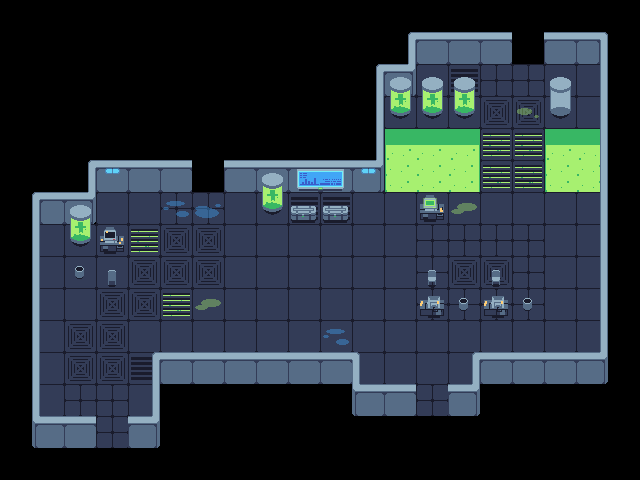

Below is a game level as drawn by its tile map, then a one-line description and the .tmx that defines it (tile-layer data replaced by summaries):
An orthogonal 20x15 tile map with 32x32 px tiles, 4 tile layers (floor, floorDecoration, walls, props), 4 tilesets and 51 objects (4x Door, 3x Spawner, 2x Trap, ExplosionEffect, RobotSpawn, ...).

<map version="1.10" tiledversion="1.11.2" orientation="orthogonal" renderorder="right-down" width="20" height="15" tilewidth="32" tileheight="32" infinite="0" nextlayerid="11" nextobjectid="109">
 <tileset firstgid="1" source="tileset_ebene2.tsx" />
 <tileset firstgid="852" source="props_and_items_ebene2.tsx" />
 <tileset firstgid="1380" source="Beartrap.tsx" />
 <tileset firstgid="1384" source="ExplosionEffect.tsx" />
 <layer id="3" name="floor" width="20" height="15">
  <data>[300 cells, 132 non-empty, 11 distinct tile ids]</data>
 </layer>
 <layer id="10" name="floorDecoration" width="20" height="15">
  <data>[300 cells, 6 non-empty, 4 distinct tile ids]</data>
 </layer>
 <layer id="1" name="walls" width="20" height="15">
  <data>[300 cells, 56 non-empty, 13 distinct tile ids]</data>
 </layer>
 <layer id="2" name="props" width="20" height="15">
  <data>[300 cells, 28 non-empty, 14 distinct tile ids]</data>
 </layer>
 <objectgroup id="6" name="Collisions">
  <object id="4" x="408" y="56" width="200" height="8" />
  <object id="5" x="408" y="64" width="8" height="24" />
  <object id="6" x="376" y="88" width="40" height="8" />
  <object id="7" x="376" y="96" width="8" height="88" />
  <object id="8" x="88" y="184" width="296" height="8" />
  <object id="9" x="88" y="192" width="8" height="24" />
  <object id="10" x="32" y="216" width="64" height="8" />
  <object id="11" x="32" y="224" width="8" height="216" />
  <object id="12" x="32" y="440" width="128" height="8" />
  <object id="13" x="152" y="384" width="8" height="56" />
  <object id="14" x="152" y="376" width="208" height="8" />
  <object id="15" x="352" y="384" width="8" height="24" />
  <object id="16" x="352" y="408" width="128" height="8" />
  <object id="17" x="472" y="384" width="8" height="24" />
  <object id="18" x="472" y="376" width="136" height="8" />
  <object id="19" x="600" y="64" width="8" height="312" />
  <object id="24" x="70" y="234" width="21" height="10" />
  <object id="28" x="262" y="202" width="21" height="10" />
  <object id="40" x="390" y="106" width="21" height="10" />
  <object id="42" x="422" y="106" width="21" height="10" />
  <object id="43" x="454" y="106" width="21" height="10" />
  <object id="44" x="550" y="106" width="21" height="10" />
 </objectgroup>
 <objectgroup id="9" name="Props">
  <object id="93" x="100" y="242" width="24" height="12" />
  <object id="94" x="75" y="273" width="9" height="5" />
  <object id="95" x="108" y="279" width="8" height="6" />
  <object id="96" x="291" y="212" width="25" height="8" />
  <object id="97" x="323" y="212" width="25" height="8" />
  <object id="98" x="428" y="279" width="8" height="6" />
  <object id="99" x="420" y="306" width="24" height="12" />
  <object id="100" x="459" y="305" width="9" height="5" />
  <object id="101" x="492" y="279" width="8" height="6" />
  <object id="102" x="484" y="306" width="24" height="12" />
  <object id="103" x="523" y="305" width="9" height="5" />
  <object id="104" x="420" y="210" width="24" height="12" />
 </objectgroup>
 <objectgroup id="7" name="Entities">
  <object id="53" name="Beartrap" type="Trap" gid="1380" x="543.862" y="255.584" width="32" height="32" visible="0">
   <properties>
    <property name="Damage" type="float" value="100" />
    <property name="Effect" type="object" value="58" />
    <property name="RangeLayer" type="object" value="54" />
   </properties>
  </object>
  <object id="58" name="ExplosionEffect" gid="1384" x="495.5" y="256.5" width="128" height="128" visible="0" />
  <object id="60" name="RobotSpawn" type="RobotSpawn" x="350" y="250">
   <ellipse />
  </object>
  <object id="61" name="BearTrap" type="Trap" gid="1380" x="65" y="417" width="32" height="32">
   <properties>
    <property name="Damage" type="float" value="40" />
    <property name="Effect" value="62" />
   </properties>
  </object>
  <object id="62" name="Explosion" type="Effect" gid="1384" x="15.5" y="415" width="128" height="128" visible="0" />
  <object id="63" name="PlayerSpawn" type="Spawner" x="242" y="271">
   <ellipse />
  </object>
  <object id="64" name="ScientistSpawn" type="Spawner" x="452" y="366">
   <ellipse />
  </object>
  <object id="65" name="SnackMachine" type="SnackMachine" x="352" y="192" width="32" height="32" />
  <object id="66" name="SecuritySpawn" type="Spawner" x="440" y="330" />
  <object id="69" name="ChemicalTank" type="ChemicalTank" x="500" y="120" />
  <object id="79" name="Table" type="Table" x="300" y="300" />
  <object id="105" name="DoorSpawn" type="Door" x="192" y="160" width="32" height="32">
   <properties>
    <property name="DoorDirection" value="West" />
   </properties>
  </object>
  <object id="106" name="DoorSpawn" type="Door" x="96" y="416" width="32" height="32">
   <properties>
    <property name="DoorDirection" value="South" />
   </properties>
  </object>
  <object id="107" name="DoorSpawn" type="Door" x="512" y="32" width="32" height="32">
   <properties>
    <property name="DoorDirection" value="North" />
   </properties>
  </object>
  <object id="108" name="DoorSpawn" type="Door" x="416" y="384" width="32" height="32">
   <properties>
    <property name="DoorDirection" value="East" />
   </properties>
  </object>
 </objectgroup>
 <objectgroup id="8" name="Acids">
  <object id="67" x="385" y="129" width="95" height="63" />
  <object id="68" x="545" y="129" width="55" height="63" />
 </objectgroup>
</map>
